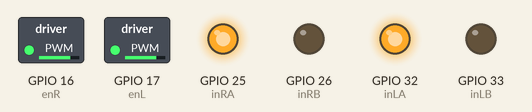
Simulated run of this sketch. Board: ESP32. Shown: switched loads named in the sketch (green lamp = pin HIGH), output pins drawn as LEDs (lit = HIGH).

Above: at 1.0 s.
At 4.0 s:
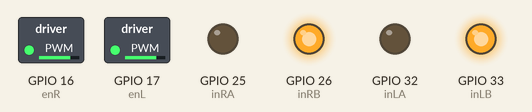
At 6.7 s:
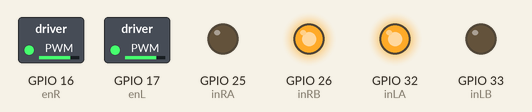
At 9.2 s:
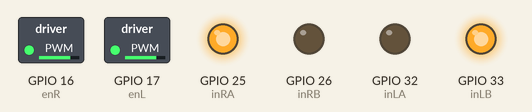
At 11.0 s:
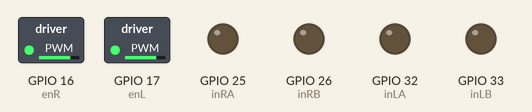
Timing chart, 0 to 15.6 s (numbered marks = the images above):
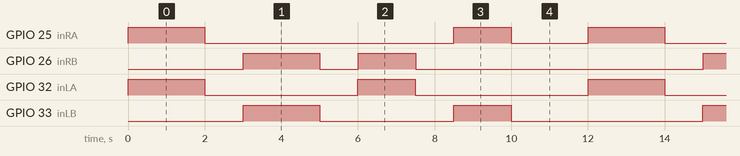

The sketch:

motors.ino
```cpp
// === Motor Pins ===
#define enL 17
#define inLA 32
#define inLB 33

#define enR 16
#define inRA 25
#define inRB 26

int motorSpeed = 200; // 0–255
#define PWM_CH_L 0
#define PWM_CH_R 1

void setup() {
  pinMode(inLA, OUTPUT);
  pinMode(inLB, OUTPUT);
  pinMode(inRA, OUTPUT);
  pinMode(inRB, OUTPUT);

  // Configura PWM (canal, freq, resolução)
  ledcSetup(PWM_CH_L, 5000, 8);
  ledcAttachPin(enL, PWM_CH_L);

  ledcSetup(PWM_CH_R, 5000, 8);
  ledcAttachPin(enR, PWM_CH_R);

  // Define velocidade inicial
  ledcWrite(PWM_CH_L, motorSpeed);
  ledcWrite(PWM_CH_R, motorSpeed);
}

void loop() {
  moveForward();
  delay(2000);

  stopMotors();
  delay(1000);

  moveBackward();
  delay(2000);

  stopMotors();
  delay(1000);

  turnRight();
  delay(1500);

  stopMotors();
  delay(1000);

  turnLeft();
  delay(1500);

  stopMotors();
  delay(2000);
}

void moveForward() {
  digitalWrite(inLA, HIGH);
  digitalWrite(inLB, LOW);
  digitalWrite(inRA, HIGH);
  digitalWrite(inRB, LOW);
}

void moveBackward() {
  digitalWrite(inLA, LOW);
  digitalWrite(inLB, HIGH);
  digitalWrite(inRA, LOW);
  digitalWrite(inRB, HIGH);
}

void turnRight() {
  digitalWrite(inLA, HIGH);
  digitalWrite(inLB, LOW);
  digitalWrite(inRA, LOW);
  digitalWrite(inRB, HIGH);
}

void turnLeft() {
  digitalWrite(inLA, LOW);
  digitalWrite(inLB, HIGH);
  digitalWrite(inRA, HIGH);
  digitalWrite(inRB, LOW);
}

void stopMotors() {
  digitalWrite(inLA, LOW);
  digitalWrite(inLB, LOW);
  digitalWrite(inRA, LOW);
  digitalWrite(inRB, LOW);
}
```

Measured:
- by itself, GPIO 25 (inRA): repeats every 12.0 s: LOW 6.5 s, HIGH 1.5 s, LOW 2.0 s, HIGH 2.0 s
- by itself, GPIO 26 (inRB): repeats every 12.0 s: LOW 1.0 s, HIGH 1.5 s, LOW 7.5 s, HIGH 2.0 s
- by itself, GPIO 32 (inLA): repeats every 12.0 s: LOW 4.0 s, HIGH 1.5 s, LOW 4.5 s, HIGH 2.0 s
- by itself, GPIO 33 (inLB): repeats every 12.0 s: LOW 3.5 s, HIGH 1.5 s, LOW 5.0 s, HIGH 2.0 s
